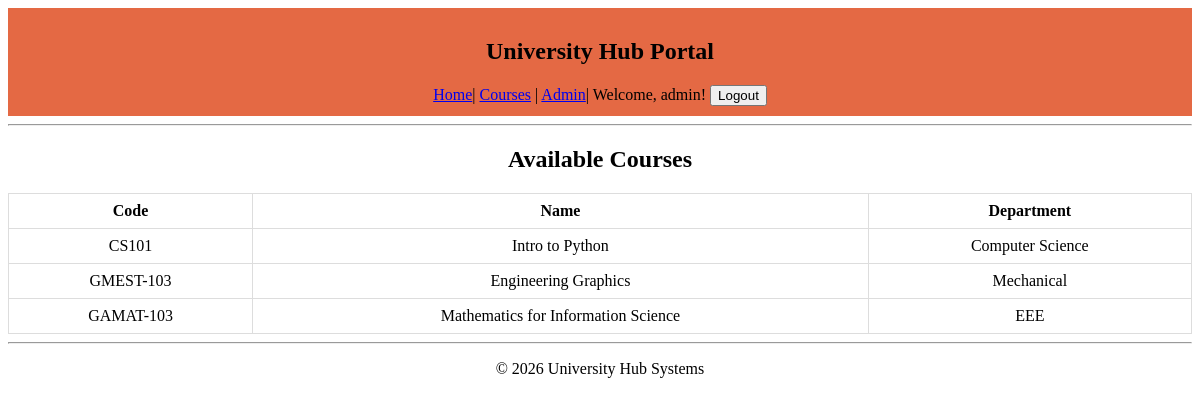
The app's page /academic/courses/ (signed in) with its own data.
### academic/models.py (models this page shows, shortened)
class course(models.Model):
    SEMESTER_CHOICES=[
        (1,'Semester1'),
        (2,'Semester2'),
        (3,'Semester3'),
        (4,'Semester4'),
    ]
    department=models.ForeignKey(
        department,
        on_delete=models.CASCADE,
        related_name='courses'
    )
    name=models.CharField(max_length=100)
    code=models.CharField(max_length=10,unique=True)
    semester=models.IntegerField(choices=SEMESTER_CHOICES,default=1)
    credits=models.IntegerField()
    syllabus =models.FileField(upload_to='courses/syllabus/',null=True,blank=True)

class department(models.Model):
    name=models.CharField(max_length=100,unique=True)
    head_of_dept=models.CharField(max_length=100)
    description=models.TextField(blank=True)

### academic/views.py (the view)
# urls.py: path('courses/', views.course_list, name='course_list'),
@login_required
def course_list(request):
    courses = course.objects.all()
    return render(
        request,
        "academic/course_list.html",
        {"courses": courses}
    )

### academic/templates/academic/course_list.html (shortened to what this page needs)
<!DOCTYPE html>
<html>
<head>
</head>
<body>
    {% extends 'base.html' %}
{% block content %}
    <h2 align="Center">Available Courses</h2>
    <table border="1">
        <thead>
            <tr>
                <th>Code</th>
                <th>Name</th>
                <th>Department</th>
            </tr>
        </thead>
        <tbody>
            {% for course in courses %}
            <tr>
                <td>{{ course.code }}</td>
                <td>{{ course.name }}</td>
                <td>{{ course.department.name }}</td>
            </tr>
            {% endfor %}
        </tbody>
    </table>
{% endblock %}

### templates/base.html (shortened to what this page needs)
{% load static %}
<!DOCTYPE html>
<html lang="en">
<head>
    <link rel="stylesheet" href="{% static 'academic/style.css' %}">
</head>
<body align="center">
    <nav>
        <h1>University Hub Portal</h1>
        <a href="/">Home</a>|
        <a href="/academic/courses/">Courses</a> | <a href="/admin/">Admin</a>|
        {% if user.is_authenticated %}
            <span>Welcome, {{ user.username }}!</span>
            <form action="{% url 'logout' %}" method="post" style="display:inline;">
                <button type="submit">Logout</button>
            </form>
        {% else %}
            <a href="{% url 'login' %}">Login</a>
            <a href="{% url 'register' %}">Sign Up</a>
        {% endif %}
    </nav>
    <hr>
    <main>
        {% block content %}
        {% endblock %}
    </main>
    <hr>
    <footer>
        <p align="center">&copy; 2026 University Hub Systems</p>
    </footer>
</body>
</html>

### academic/static/academic/style.css (style rules this page uses)
body { font-family: Cambria, Cochin, Georgia, Times, 'Times New Roman', serif; }
nav { background-color: #e46944; padding: 10px; }
table { width: 100%; border-collapse: collapse; }
th, td { padding: 8px; border: 1px solid #ddd; }

### records on screen
course: code "CS101", name "Intro to Python", department.name "Computer Science"
course: code "GMEST-103", name "Engineering Graphics", department.name "Mechanical"
course: code "GAMAT-103", name "Mathematics for Information Science", department.name "EEE"

### other values on screen
{{ user.username }} "admin"
